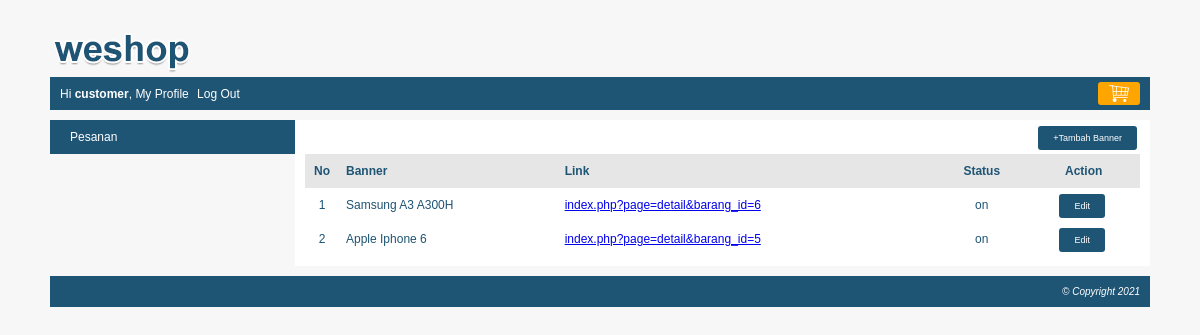
The page /index.php?page=myprofile&module=banner&action=list (signed in) on the database its author committed.
### tables this page shows
CREATE TABLE `banner` (
  `banner_id` int(10) NOT NULL,
  `banner` varchar(100) NOT NULL,
  `gambar` varchar(150) NOT NULL,
  `link` varchar(500) NOT NULL,
  `status` enum('on','off') NOT NULL
);

### module/banner/list.php (the view)
<div id="frame-tambah">
    <a class="tombol-action" href="<?php echo BASE_URL."index.php?page=myprofile&module=banner&action=form"; ?>">+Tambah Banner</a>
</div>
<?php
    $no = 1;
    $queryBanner = mysqli_query($connect, "SELECT *FROM banner ORDER BY banner_id DESC");
        if(mysqli_num_rows ($queryBanner) == 0){
            echo "<h3> Tidak ada Banner yang ditampilkan </h3>";
        } else{
            echo "<table class='table-list'>";
                echo "<tr class='baris-title'>
                        <th class='kolom-nomor'> No </th>
                        <th class='kiri'> Banner </th>
                        <th class='kiri'> Link </th>
                        <th class='tengah'> Status </th>
                        <th class='tengah'> Action </th>
                    </tr>";
        while($rowBanner = mysqli_fetch_array($queryBanner)){
            echo "<tr>
                    <td class='kolom-nomor'>$no</td>
                    <td>$rowBanner[banner]</td>
                    <td><a target='blank' href='".BASE_URL."$rowBanner[link]'>$rowBanner[link]</a></td>
                    <td class='tengah'>$rowBanner[status]</td>
                    <td class='tengah'><a class='tombol-action' href='".BASE_URL."index.php?page=myprofile&module=banner&action=form&banner_id=$rowBanner[banner_id]"."'>Edit</a></td>
                 </tr>";
            $no++;
        }
            echo "</table>";
        }
?>

### css/style.css (style rules this page uses)
body { font-family: arial; font-size: 12px; color: #1e5474; background: #F7F7F7; margin: 0px; }
.table-list { width: 100%; border-collapse: collapse; }
.table-list tr.baris-title { background: #E6E6E6; }
.table-list tr th, .table-list tr td { padding: 10px 7px; }
.kolom-nomor { width: 20px; text-align: center; }
.kiri { text-align: left; }
.tengah { text-align: center; }
#frame-tambah { margin-bottom: 10px; text-align: right; }
.tombol-action { background: #1e5474; color: white; text-decoration: none; border-radius: 3px; padding: 7px 15px; margin-right: 3px; font-size: 9px; }

### rows shown on the page
banner: banner "Samsung A3 A300H", link "index.php?page=detail&barang_id=6", status "on"
banner: banner "Apple Iphone 6", link "index.php?page=detail&barang_id=5", status "on"

### other values the page prints
$nama "customer"
